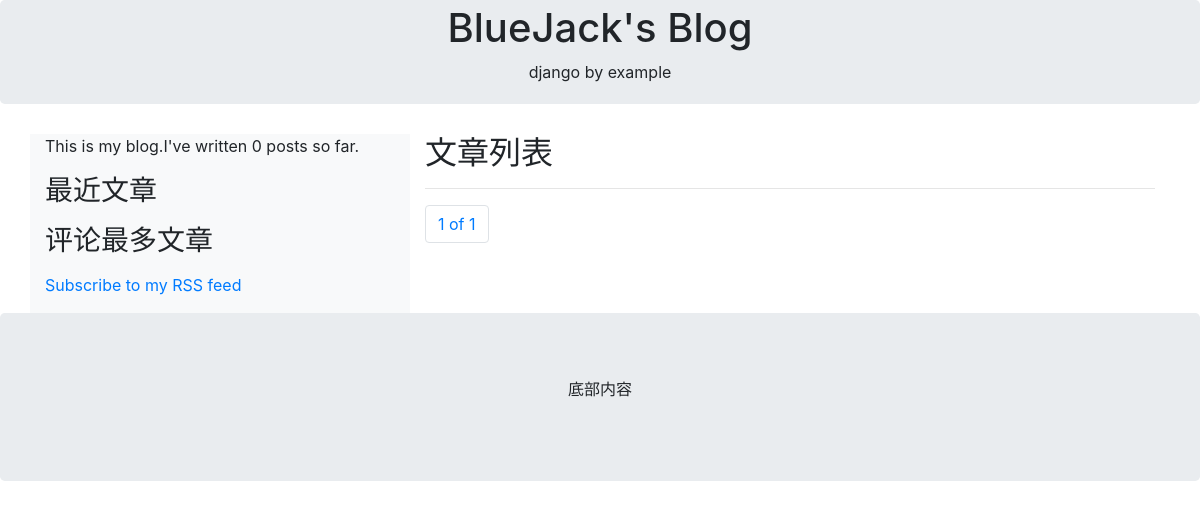
/blog/?page=2, run on an earlier commit of the app's database.
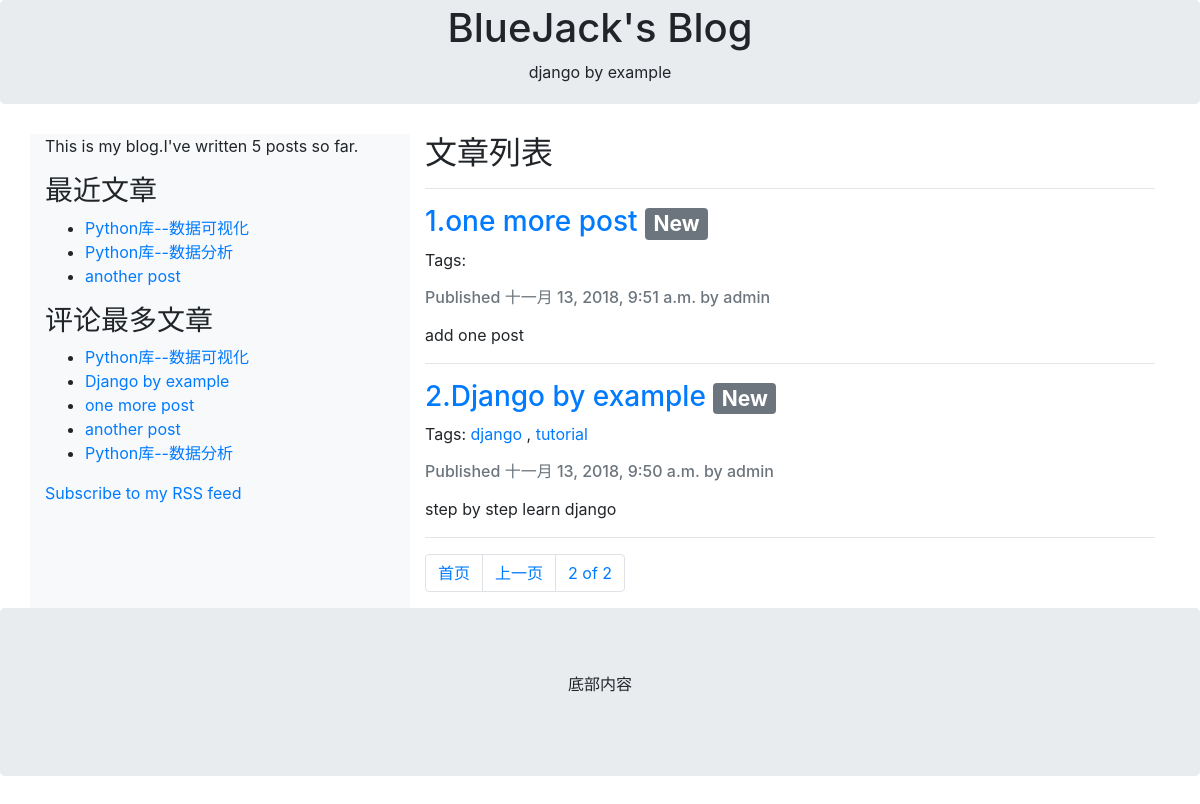
And on a later commit of the database.
### blog/models.py (models this page shows, shortened)
class Post(models.Model):
    STATUS_CHOICES = (('draft', 'Draft'), ('published', 'Published'))
    title = models.CharField(max_length=300)
    slug = models.SlugField(max_length=300, unique_for_date='publish')
    author = models.ForeignKey(User, related_name='blog_posts', on_delete=models.CASCADE)
    body = models.TextField()
    publish = models.DateTimeField(default=timezone.now)
    created = models.DateTimeField(auto_now_add=True)
    updated = models.DateTimeField(auto_now=True)
    status = models.CharField(max_length=10, choices=STATUS_CHOICES, default='draft')
    tags = TaggableManager()
    objects = models.Manager()
    published = PublishedManager()
    class Meta:
        ordering = ('-publish',)
    def get_absolute_url(self):
        return reverse('blog:detail', args=(self.pk,))

### blog/views.py (the view)
# urls.py: path('', views.post_list, name='list'),
def post_list(request, tag_slug=None):
    posts = Post.published.all()
    tag = None
    if tag_slug:
        tag = get_object_or_404(Tag, slug=tag_slug)
        posts = posts.filter(tags__in=[tag])
    paginator = Paginator(posts, 3)
    page_id = request.GET.get('page')
    try:
        page = paginator.page(page_id)
    except PageNotAnInteger:
        page = paginator.page(1)
    except EmptyPage:
        page = paginator.page(paginator.num_pages)
    context = {'object_list': page, 'page_obj': page, 'tag': tag}
    return render(request, 'blog/post_list.html', context=context)

### blog/models.py (called while the page is built)
    def get_queryset(self):
        return super(PublishedManager, self).get_queryset().filter(status='published')

### blog/templatetags/blog_tags.py (called while the page is built)
@register.simple_tag
def total_posts():
    return Post.published.count()

@register.inclusion_tag('blog/latest_posts.html')
def show_latest_posts(count=5):
    latest_posts = Post.published.order_by('-publish')[:count]
    return {'latest_posts': latest_posts}

@register.simple_tag
def get_most_commented_posts(count=5):
    return Post.published.annotate(total_comments=Count('comments')).order_by('-total_comments')[:count]

@register.filter(name='markdown')
def markdown_format(text):
    return mark_safe(markdown.markdown(text))

### blog/templates/blog/post_list.html (shortened to what this page needs)
{% extends "blog/base.html" %}
{% load blog_tags %}
{% block content %}
    {% if tag %}
        <h2>文章列表(tagged with "{{tag.name}}")</h2>
    {% else %}
        <h2>文章列表</h2><hr>
    {% endif %}
    {% for post in object_list %}
        <h3>
            <a href="{{ post.get_absolute_url }}">
                {{forloop.counter}}.{{ post.title }}
            </a>
        {% if forloop.counter <= 2  %}
            <span class="badge badge-secondary">New</span>
        {% endif %}
        </h3>
        <p>Tags:
        {% for tag in post.tags.all %}
            <a href="{% url 'blog:list_by_tag' tag.slug %}">{{tag.name}}</a>
            {% if not forloop.last %},{% endif %}
        {% endfor %}
        </p>
        <h6 class="text-muted">
            Published {{ post.publish }} by {{ post.author }}
        </h6>
        <p class="text-dark">
            {{ post.body|markdown|truncatewords:30 }}
        </p><hr>
    {% endfor %}
    {% include 'blog/pagination.html' %}
{% endblock %}

### blog/templates/blog/base.html (shortened to what this page needs)
{% load blog_tags %}
{% load static %}
<!DOCTYPE html>
<html>
<head>
    <link rel="stylesheet" href="https://cdn.bootcss.com/bootstrap/4.1.0/css/bootstrap.min.css">
</head>
<body>
<div class="jumbotron text-center m-0 p-1">
      <h1>BlueJack's Blog</h1>
      <p>django by example</p>
</div>
<div class="container" style="margin-top:30px">
      <div class="row">
        <div class="col-sm-4 bg-light">
          <p>This is my blog.I've written {% total_posts %} posts so far.</p>
          <h3>最近文章</h3>
          {% show_latest_posts 3 %}
          <h3>评论最多文章</h3>
          {% get_most_commented_posts as most_commented_posts %}
          <ul>
          {% for post in most_commented_posts %}
              <li>
                  <a href="{{post.get_absolute_url}}">{{post.title}}</a>
              </li>
          {% endfor %}
          </ul>
          <p><a href='{% url "blog:post_feed" %}'>Subscribe to my RSS feed</a></p>
        </div>
        <div class="col-sm-8">
          {% block content %}{% endblock %}
        </div>
      </div>
</div>
<div class="jumbotron text-center">
      <p>底部内容</p>
</div>
</body>
</html>

### blog/templates/blog/latest_posts.html
<ul>
    {% for post in latest_posts %}
    <li>
        <a href="{{post.get_absolute_url}}">{{post.title}}</a>
    </li>
    {% endfor %}
</ul>

What changed in the data, as far as the page shows it:
added Post: title "Python库--数据可视化"
added Post: title "Python库--数据分析"
now on this page (row edited): Post: title "another post"
now on this page (row edited): Post: title "Django by example", publish "十一月 13, 2018, 9:50 a.m.", author "admin", body "step by step learn django"
now on this page (row edited): Post: title "one more post", publish "十一月 13, 2018, 9:51 a.m.", author "admin", body "add one post"
now on this page (row unchanged): Tag: name "django"
now on this page (row unchanged): Tag: name "tutorial"
Also different on the page:
{{ page_obj.number }}: "1" → "2"
{{ page_obj.paginator.num_pages }}: "1" → "2"
text no longer shown: "0"
text now shown: "5 首页 上一页"
